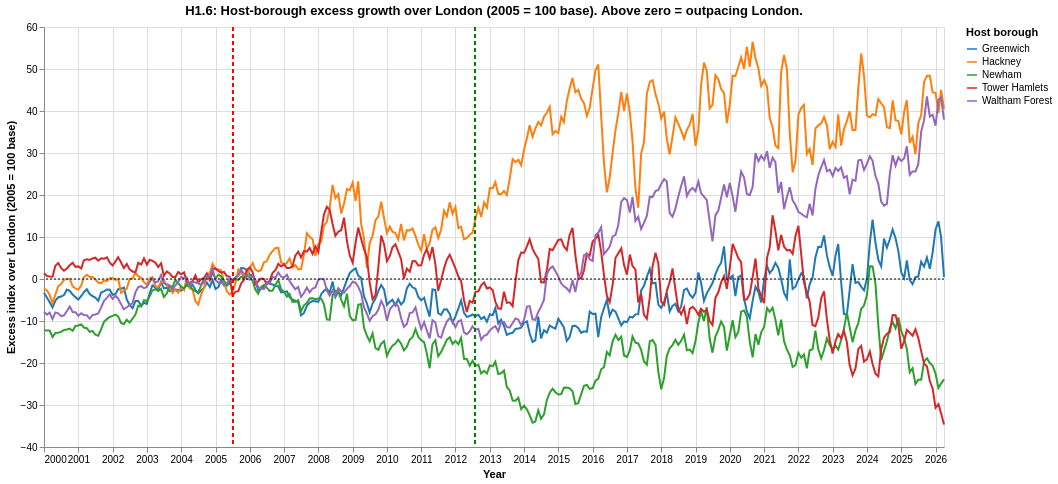

Notebook source saved alongside this figure:
### Markdown cell above
### Refinement: Excess Growth Over London

H1.4 and H1.5 both show borough lines *hugging* the London baseline — which is honest but visually inconclusive. The signal we care about is the **gap**: how much did each host borough outpace (or lag) the London-wide market after the bid?

The next chart plots `borough_index − london_index` at every month (both indexed to 2005 = 100). A borough sitting at +5 means it has grown five index points *more* than London since the bid. This is the same "excess return" framing Kavetsos (2012) used when he found a 2.1–3.3% host-borough premium in the 24 months after the bid award — we can eyeball that number directly here.

### Code cell
# H1.6: Excess growth over London — each host borough minus London-wide baseline

# Start from `per_borough` (already indexed to 2005 = 100 for every series).
# Pivot so each row is a date with borough columns + a London column, then subtract.
pivoted = (
    per_borough[['date', 'series', 'indexed_2005']]
    .pivot_table(index='date', columns='series', values='indexed_2005')
    .sort_index()
)
london_col = 'London (whole region)'
excess = pivoted.drop(columns=[london_col]).sub(pivoted[london_col], axis=0).reset_index()
excess_long = excess.melt(id_vars='date', var_name='borough', value_name='excess_over_london')
excess_long = excess_long.dropna(subset=['excess_over_london'])
excess_long = excess_long[excess_long['date'].dt.year >= 2000]

# Kavetsos-style stat: mean excess in the 24 months AFTER the July 2005 bid award,
# vs. mean excess in the 24 months BEFORE. Print it as a sanity check.
bid_date = pd.Timestamp('2005-07-06')
pre = excess_long[(excess_long['date'] >= bid_date - pd.DateOffset(months=24)) & (excess_long['date'] < bid_date)]
post = excess_long[(excess_long['date'] >= bid_date) & (excess_long['date'] < bid_date + pd.DateOffset(months=24))]
kavetsos_check = (
    post.groupby('borough')['excess_over_london'].mean()
    - pre.groupby('borough')['excess_over_london'].mean()
).round(2).sort_values(ascending=False)
print('Change in excess-over-London (index points), 24 months post-bid minus 24 months pre-bid:')
print(kavetsos_check.to_string())

# Chart: one line per borough, zero-rule = "same growth as London".
excess_lines = alt.Chart(excess_long).mark_line(size=2).encode(
    x=alt.X('date:T', title='Year'),
    y=alt.Y('excess_over_london:Q', title='Excess index over London (2005 = 100 base)'),
    color=alt.Color('borough:N',
                    scale=alt.Scale(domain=borough_names, scheme='category10'),
                    legend=alt.Legend(title='Host borough')),
    tooltip=['date:T', 'borough:N', alt.Tooltip('excess_over_london:Q', format='+.1f')]
)

zero_rule = alt.Chart(pd.DataFrame({'excess_over_london': [0]})).mark_rule(
    stroke='black', strokeDash=[2, 2]
).encode(y='excess_over_london:Q')

bid_rule_ex = alt.Chart(pd.DataFrame({'date': [bid_date], 'label': ['Bid awarded (Jul 2005)']})).mark_rule(
    stroke='red', strokeDash=[4, 3], size=2
).encode(x='date:T', tooltip='label:N')

games_rule_ex = alt.Chart(pd.DataFrame({'date': [pd.Timestamp('2012-07-27')], 'label': ['Games open (Jul 2012)']})).mark_rule(
    stroke='green', strokeDash=[4, 3], size=2
).encode(x='date:T', tooltip='label:N')

h1_6 = (excess_lines + zero_rule + bid_rule_ex + games_rule_ex).properties(
    width=900, height=420,
    title='H1.6: Host-borough excess growth over London (2005 = 100 base). Above zero = outpacing London.'
)
h1_6.display()

### Figure 1 — Vega-Lite specification as saved in the notebook (floating-point values rounded to 4 significant figures; data arrays with more than 128 entries replaced by an {"elided": "..."} marker saying what was removed)
{"config": {"view": {"continuousWidth": 300, "continuousHeight": 300}}, "layer": [{"data": {"name": "data-ff8d3f296125c10be55863827a4cff57"}, "mark": {"type": "line", "size": 2}, "encoding": {"color": {"field": "borough", "legend": {"title": "Host borough"}, "scale": {"domain": ["Greenwich", "Hackney", "Newham", "Tower Hamlets", "Waltham Forest"], "scheme": "category10"}, "type": "nominal"}, "tooltip": [{"field": "date", "type": "temporal"}, {"field": "borough", "type": "nominal"}, {"field": "excess_over_london", "format": "+.1f", "type": "quantitative"}], "x": {"field": "date", "title": "Year", "type": "temporal"}, "y": {"field": "excess_over_london", "title": "Excess index over London (2005 = 100 base)", "type": "quantitative"}}}, {"data": {"name": "data-f0c56203ff16493db46a71378e2ebcc4"}, "mark": {"type": "rule", "stroke": "black", "strokeDash": [2, 2]}, "encoding": {"y": {"field": "excess_over_london", "type": "quantitative"}}}, {"data": {"name": "data-eab1ec4d993ef864a7133a001921e432"}, "mark": {"type": "rule", "size": 2, "stroke": "red", "strokeDash": [4, 3]}, "encoding": {"tooltip": {"field": "label", "type": "nominal"}, "x": {"field": "date", "type": "temporal"}}}, {"data": {"name": "data-7eb158627c2ca48d5aa67664c7ff8edb"}, "mark": {"type": "rule", "size": 2, "stroke": "green", "strokeDash": [4, 3]}, "encoding": {"tooltip": {"field": "label", "type": "nominal"}, "x": {"field": "date", "type": "temporal"}}}], "height": 420, "title": "H1.6: Host-borough excess growth over London (2005 = 100 base). Above zero = outpacing London.", "width": 900, "$schema": "https://vega.github.io/schema/vega-lite/v5.8.0.json", "datasets": {"data-ff8d3f296125c10be55863827a4cff57": {"elided": "1580 records"}, "data-f0c56203ff16493db46a71378e2ebcc4": [{"excess_over_london": 0}], "data-eab1ec4d993ef864a7133a001921e432": [{"date": "2005-07-06T00:00:00", "label": "Bid awarded (Jul 2005)"}], "data-7eb158627c2ca48d5aa67664c7ff8edb": [{"date": "2012-07-27T00:00:00", "label": "Games open (Jul 2012)"}]}}
